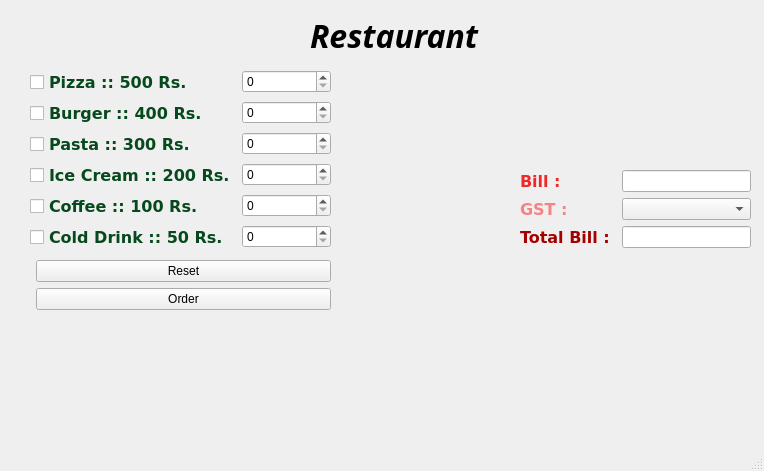
<?xml version="1.0" encoding="UTF-8"?>
<ui version="4.0">
 <class>MainWindow</class>
 <widget class="QMainWindow" name="MainWindow">
  <property name="geometry">
   <rect>
    <x>0</x>
    <y>0</y>
    <width>764</width>
    <height>471</height>
   </rect>
  </property>
  <property name="windowTitle">
   <string>Restaurant Billing</string>
  </property>
  <widget class="QWidget" name="centralwidget">
   <widget class="QLabel" name="label">
    <property name="geometry">
     <rect>
      <x>0</x>
      <y>0</y>
      <width>761</width>
      <height>421</height>
     </rect>
    </property>
    <property name="text">
     <string/>
    </property>
    <property name="pixmap">
     <pixmap resource="first.qrc">:/newPrefix/restaurant.jpg</pixmap>
    </property>
    <property name="scaledContents">
     <bool>true</bool>
    </property>
   </widget>
   <widget class="QLabel" name="label_2">
    <property name="geometry">
     <rect>
      <x>310</x>
      <y>10</y>
      <width>281</width>
      <height>51</height>
     </rect>
    </property>
    <property name="font">
     <font>
      <family>eufm10</family>
      <pointsize>24</pointsize>
      <weight>75</weight>
      <italic>true</italic>
      <bold>true</bold>
     </font>
    </property>
    <property name="text">
     <string>Restaurant</string>
    </property>
   </widget>
   <widget class="QWidget" name="formLayoutWidget">
    <property name="geometry">
     <rect>
      <x>30</x>
      <y>70</y>
      <width>301</width>
      <height>191</height>
     </rect>
    </property>
    <layout class="QFormLayout" name="formLayout">
     <item row="0" column="0">
      <widget class="QCheckBox" name="C1">
       <property name="font">
        <font>
         <family>DejaVu Sans</family>
         <pointsize>12</pointsize>
         <weight>75</weight>
         <bold>true</bold>
        </font>
       </property>
       <property name="styleSheet">
        <string notr="true">color: rgb(6, 73, 29);</string>
       </property>
       <property name="text">
        <string>Pizza :: 500 Rs.</string>
       </property>
      </widget>
     </item>
     <item row="1" column="0">
      <widget class="QCheckBox" name="C2">
       <property name="font">
        <font>
         <family>DejaVu Sans</family>
         <pointsize>12</pointsize>
         <weight>75</weight>
         <bold>true</bold>
        </font>
       </property>
       <property name="styleSheet">
        <string notr="true">color: rgb(6, 73, 29);</string>
       </property>
       <property name="text">
        <string>Burger :: 400 Rs.</string>
       </property>
      </widget>
     </item>
     <item row="2" column="0">
      <widget class="QCheckBox" name="C3">
       <property name="font">
        <font>
         <family>DejaVu Sans</family>
         <pointsize>12</pointsize>
         <weight>75</weight>
         <bold>true</bold>
        </font>
       </property>
       <property name="styleSheet">
        <string notr="true">color: rgb(6, 73, 29);</string>
       </property>
       <property name="text">
        <string>Pasta :: 300 Rs.</string>
       </property>
      </widget>
     </item>
     <item row="3" column="0">
      <widget class="QCheckBox" name="C4">
       <property name="font">
        <font>
         <family>DejaVu Sans</family>
         <pointsize>12</pointsize>
         <weight>75</weight>
         <bold>true</bold>
        </font>
       </property>
       <property name="styleSheet">
        <string notr="true">color: rgb(6, 73, 29);</string>
       </property>
       <property name="text">
        <string>Ice Cream :: 200 Rs.</string>
       </property>
      </widget>
     </item>
     <item row="4" column="0">
      <widget class="QCheckBox" name="C5">
       <property name="font">
        <font>
         <family>DejaVu Sans</family>
         <pointsize>12</pointsize>
         <weight>75</weight>
         <bold>true</bold>
        </font>
       </property>
       <property name="styleSheet">
        <string notr="true">color: rgb(6, 73, 29);</string>
       </property>
       <property name="text">
        <string>Coffee :: 100 Rs.</string>
       </property>
      </widget>
     </item>
     <item row="5" column="0">
      <widget class="QCheckBox" name="C6">
       <property name="font">
        <font>
         <family>DejaVu Sans</family>
         <pointsize>12</pointsize>
         <weight>75</weight>
         <bold>true</bold>
        </font>
       </property>
       <property name="styleSheet">
        <string notr="true">color: rgb(6, 73, 29);</string>
       </property>
       <property name="text">
        <string>Cold Drink :: 50 Rs.</string>
       </property>
      </widget>
     </item>
     <item row="0" column="1">
      <widget class="QSpinBox" name="S1"/>
     </item>
     <item row="1" column="1">
      <widget class="QSpinBox" name="S2"/>
     </item>
     <item row="2" column="1">
      <widget class="QSpinBox" name="S3"/>
     </item>
     <item row="3" column="1">
      <widget class="QSpinBox" name="S4"/>
     </item>
     <item row="4" column="1">
      <widget class="QSpinBox" name="S5"/>
     </item>
     <item row="5" column="1">
      <widget class="QSpinBox" name="S6"/>
     </item>
    </layout>
   </widget>
   <widget class="QWidget" name="formLayoutWidget_2">
    <property name="geometry">
     <rect>
      <x>30</x>
      <y>260</y>
      <width>301</width>
      <height>61</height>
     </rect>
    </property>
    <layout class="QFormLayout" name="formLayout_2">
     <item row="1" column="1">
      <widget class="QPushButton" name="B2">
       <property name="text">
        <string>Order</string>
       </property>
      </widget>
     </item>
     <item row="0" column="1">
      <widget class="QPushButton" name="B1">
       <property name="text">
        <string>Reset</string>
       </property>
      </widget>
     </item>
    </layout>
   </widget>
   <widget class="QWidget" name="formLayoutWidget_3">
    <property name="geometry">
     <rect>
      <x>520</x>
      <y>170</y>
      <width>231</width>
      <height>83</height>
     </rect>
    </property>
    <layout class="QFormLayout" name="formLayout_3">
     <item row="0" column="0">
      <widget class="QLabel" name="label_3">
       <property name="font">
        <font>
         <family>DejaVu Sans</family>
         <pointsize>12</pointsize>
         <weight>75</weight>
         <bold>true</bold>
        </font>
       </property>
       <property name="styleSheet">
        <string notr="true">color: rgb(239, 41, 41);</string>
       </property>
       <property name="text">
        <string>Bill :</string>
       </property>
      </widget>
     </item>
     <item row="1" column="0">
      <widget class="QLabel" name="label_4">
       <property name="font">
        <font>
         <family>DejaVu Sans</family>
         <pointsize>12</pointsize>
         <weight>75</weight>
         <bold>true</bold>
        </font>
       </property>
       <property name="styleSheet">
        <string notr="true">color: rgb(246, 130, 130);</string>
       </property>
       <property name="text">
        <string>GST :</string>
       </property>
      </widget>
     </item>
     <item row="2" column="0">
      <widget class="QLabel" name="label_5">
       <property name="font">
        <font>
         <family>DejaVu Sans</family>
         <pointsize>12</pointsize>
         <weight>75</weight>
         <bold>true</bold>
        </font>
       </property>
       <property name="styleSheet">
        <string notr="true">color: rgb(164, 0, 0);</string>
       </property>
       <property name="text">
        <string>Total Bill : </string>
       </property>
      </widget>
     </item>
     <item row="0" column="1">
      <widget class="QLineEdit" name="T1"/>
     </item>
     <item row="1" column="1">
      <widget class="QComboBox" name="CM1"/>
     </item>
     <item row="2" column="1">
      <widget class="QLineEdit" name="T2"/>
     </item>
    </layout>
   </widget>
  </widget>
  <widget class="QMenuBar" name="menubar">
   <property name="geometry">
    <rect>
     <x>0</x>
     <y>0</y>
     <width>764</width>
     <height>20</height>
    </rect>
   </property>
  </widget>
  <widget class="QStatusBar" name="statusbar"/>
 </widget>
 <resources>
  <include location="first.qrc"/>
 </resources>
 <connections/>
</ui>
